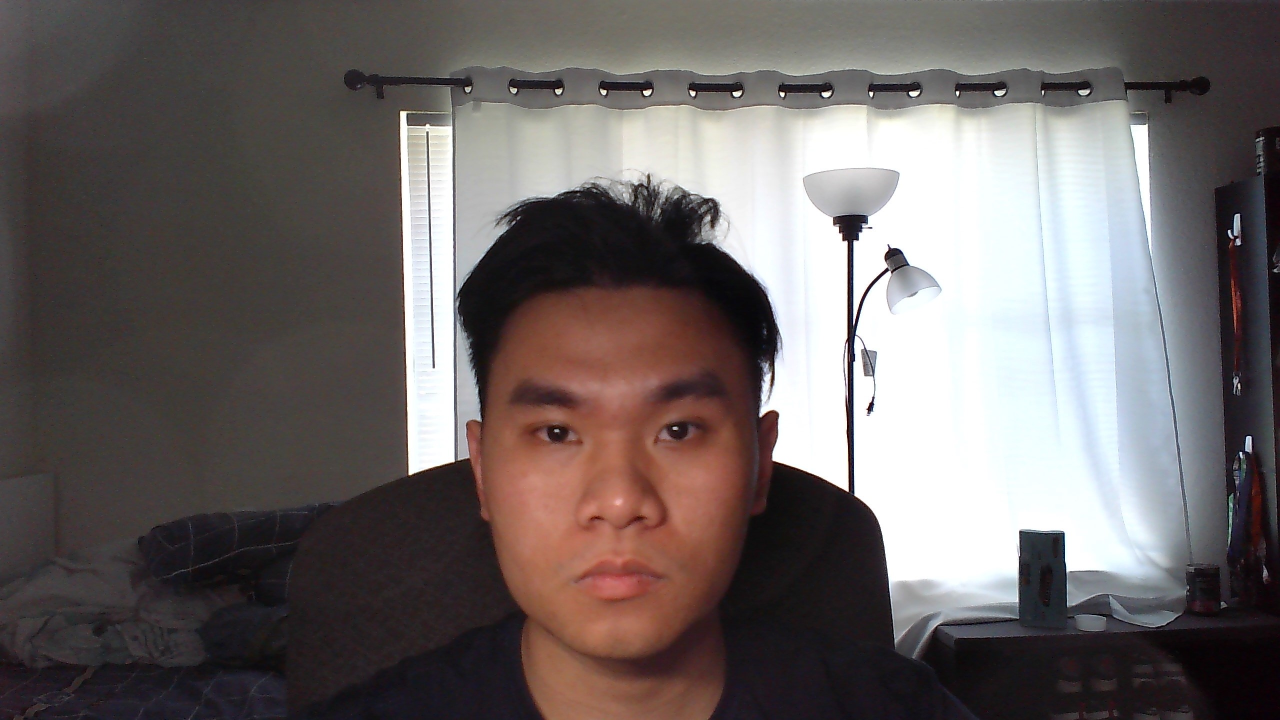
#> input picture img/person1-1.jpg, 2560 x 1440 px (shown at 1/2 size)
$ python -i camera_utils.py   (imports and definitions only)
#> lines starting #> are read from the running program, lines starting #| are printed output that depends on the picture
#> further down, picture is the input picture: shape (1440, 2560, 3); mean B, G, R 101.2, 102, 109.3
import cv2
import numpy as np

def initialize_cameras(ip_camera_urls):
    caps = [cv2.VideoCapture(url) for url in ip_camera_urls]
    frames = [None] * len(caps)
    rets = [False] * len(caps)

    for i, cap in enumerate(caps):
        if not cap.isOpened():
            print(f"Error: Could not open video stream from IP camera {i + 1}.")
            exit()

    return caps, frames, rets

def capture_camera(index, caps, frames, rets):
    while True:
        rets[index], frames[index] = caps[index].read()

def combine_and_resize_frames(frames):
    # Resize the frames to smaller dimensions while maintaining quality
    new_width = 960  # Half of Full HD width
    new_height = 540  # Half of Full HD height

    frame1_resized = cv2.resize(frames[0], (new_width, new_height), interpolation=cv2.INTER_LINEAR)
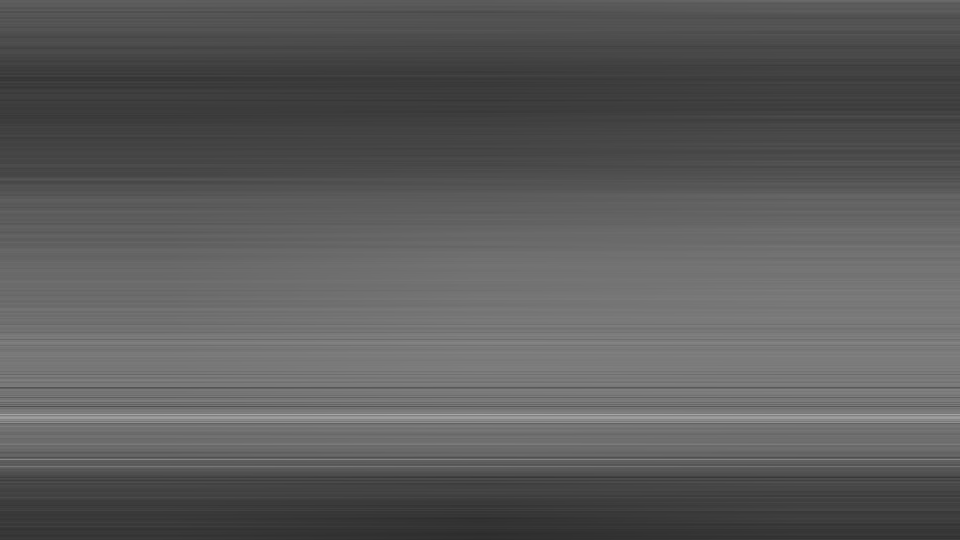
#> frame1_resized: shape (540, 960); min 44, max 169, mean 91
    frame2_resized = cv2.resize(frames[1], (new_width, new_height), interpolation=cv2.INTER_LINEAR)
    frame3_resized = cv2.resize(frames[2], (new_width, new_height), interpolation=cv2.INTER_LINEAR)
    frame4_resized = cv2.resize(frames[3], (new_width, new_height), interpolation=cv2.INTER_LINEAR)
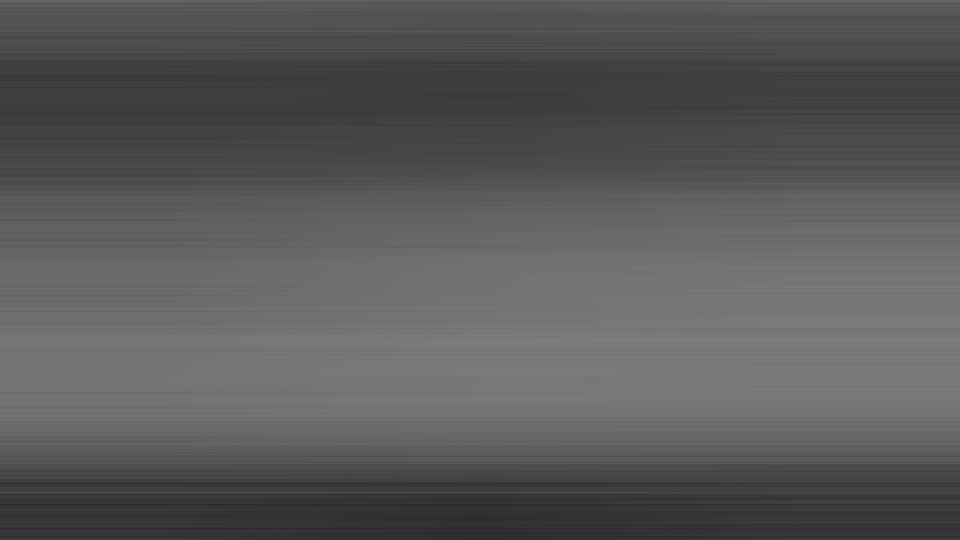
#> frame4_resized: shape (540, 960); min 42, max 127, mean 89

    # Create a blank frame with Full HD resolution (1920x1080)
    combined_frame = np.zeros((1080, 1920, 3), dtype=np.uint8)

    # Place the resized frames into the blank frame
#> (the run stopped early here; a loop or call above may not have finished)

$ run again, on img/person1-3.jpg
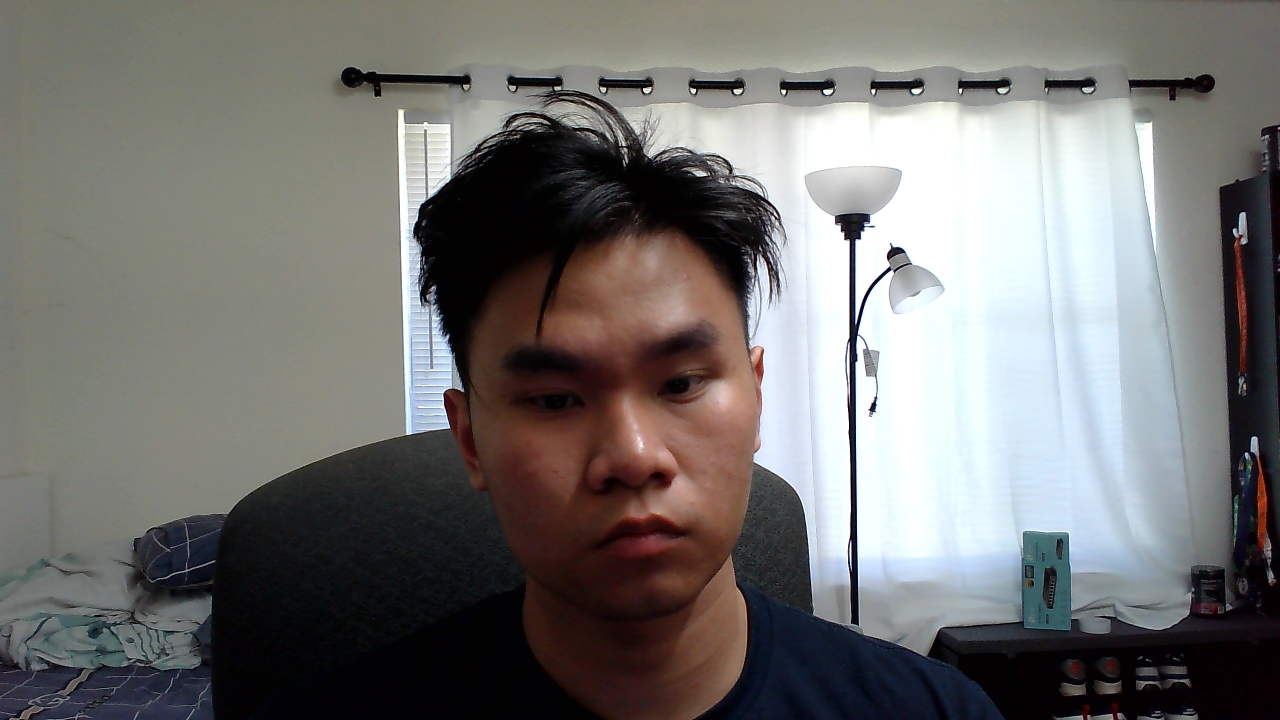
#> input picture img/person1-3.jpg, 2560 x 1440 px (shown at 1/2 size)
#> picture is the input picture: shape (1440, 2560, 3); mean B, G, R 113.2, 114.9, 116.2
#> in combine_and_resize_frames, `frame1_resized = cv2.resize(frames[0], (new_width, new_height), interp..`:
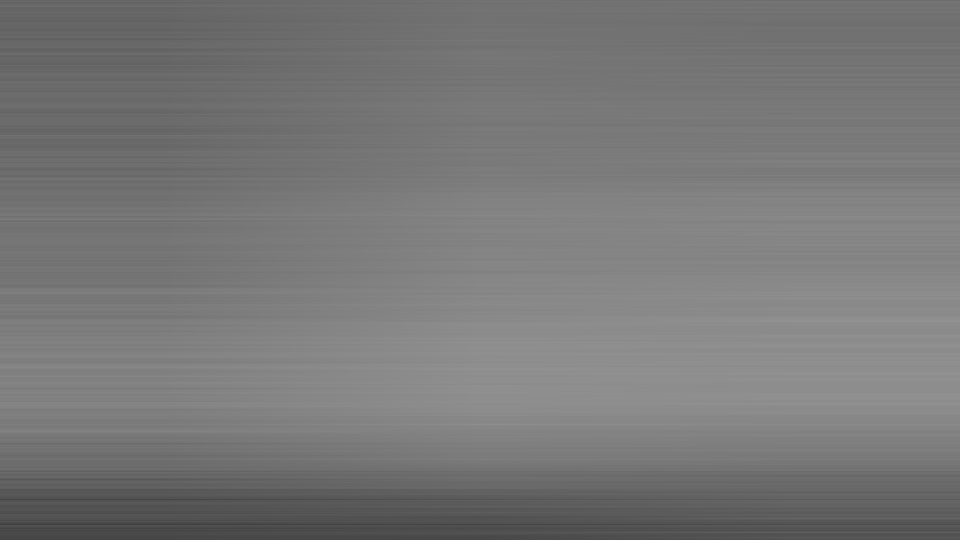
#> frame1_resized: shape (540, 960); min 64, max 146, mean 119.4

$ run again, on img/person2-1.jpg
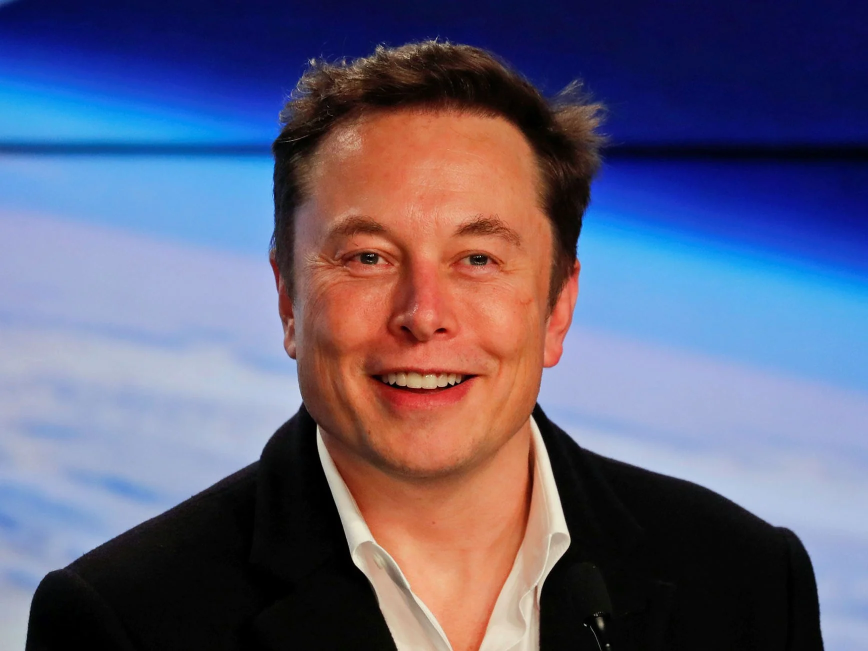
#> input picture img/person2-1.jpg, 1736 x 1302 px (shown at 1/2 size)
#> picture is the input picture: shape (1302, 1736, 3); mean B, G, R 122, 94, 95.2
#> in combine_and_resize_frames, `frame1_resized = cv2.resize(frames[0], (new_width, new_height), interp..`:
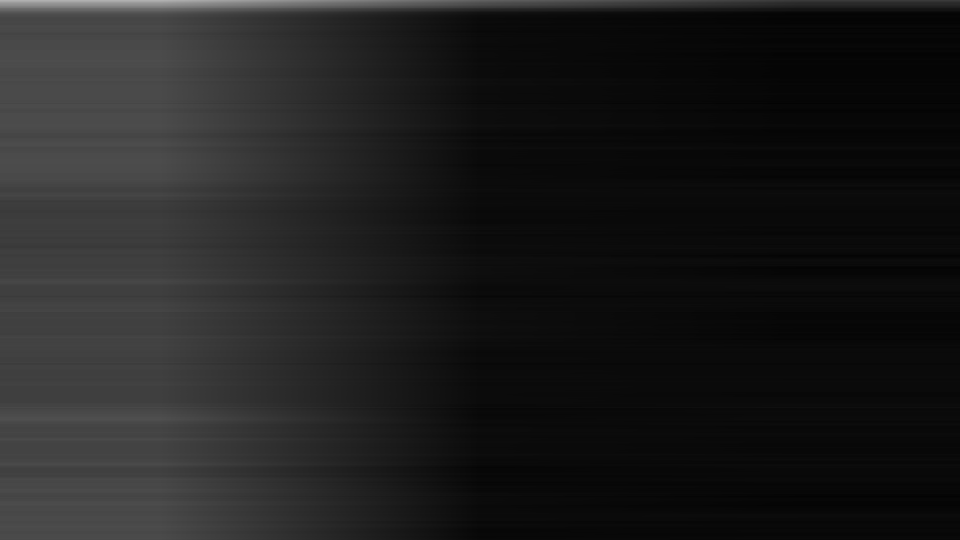
#> frame1_resized: shape (540, 960); min 3, max 176, mean 30.2
